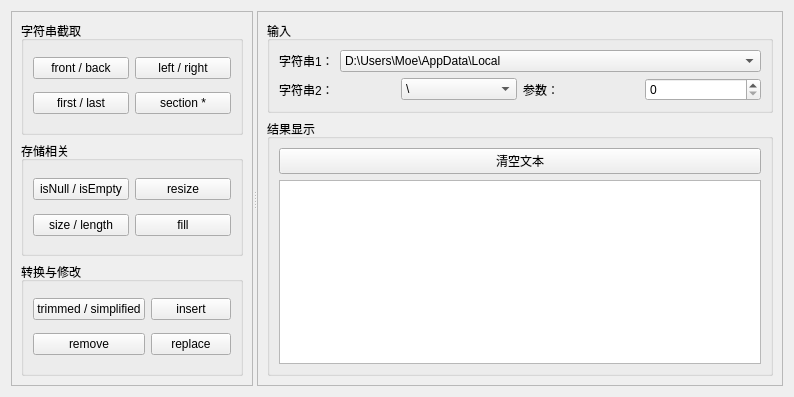
<?xml version="1.0" encoding="UTF-8"?>
<ui version="4.0">
 <class>Widget</class>
 <widget class="QWidget" name="Widget">
  <property name="geometry">
   <rect>
    <x>0</x>
    <y>0</y>
    <width>703</width>
    <height>397</height>
   </rect>
  </property>
  <property name="windowTitle">
   <string>QString特性Demo</string>
  </property>
  <layout class="QHBoxLayout" name="horizontalLayout">
   <item>
    <widget class="QSplitter" name="splitter">
     <property name="orientation">
      <enum>Qt::Orientation::Horizontal</enum>
     </property>
     <widget class="QFrame" name="frame">
      <property name="frameShape">
       <enum>QFrame::Shape::StyledPanel</enum>
      </property>
      <property name="frameShadow">
       <enum>QFrame::Shadow::Plain</enum>
      </property>
      <property name="lineWidth">
       <number>1</number>
      </property>
      <layout class="QVBoxLayout" name="verticalLayout_7">
       <item>
        <widget class="QGroupBox" name="groupBox">
         <property name="title">
          <string>字符串截取</string>
         </property>
         <layout class="QHBoxLayout" name="horizontalLayout_2">
          <item>
           <layout class="QVBoxLayout" name="verticalLayout">
            <item>
             <widget class="QPushButton" name="btnFrontBack">
              <property name="text">
               <string>front / back</string>
              </property>
             </widget>
            </item>
            <item>
             <widget class="QPushButton" name="btnFirstLast">
              <property name="text">
               <string>first / last</string>
              </property>
             </widget>
            </item>
           </layout>
          </item>
          <item>
           <layout class="QVBoxLayout" name="verticalLayout_2">
            <item>
             <widget class="QPushButton" name="btnLeftRight">
              <property name="text">
               <string>left / right</string>
              </property>
             </widget>
            </item>
            <item>
             <widget class="QPushButton" name="btnSection">
              <property name="text">
               <string>section *</string>
              </property>
             </widget>
            </item>
           </layout>
          </item>
         </layout>
        </widget>
       </item>
       <item>
        <widget class="QGroupBox" name="groupBox_2">
         <property name="title">
          <string>存储相关</string>
         </property>
         <layout class="QHBoxLayout" name="horizontalLayout_3">
          <item>
           <layout class="QVBoxLayout" name="verticalLayout_3">
            <item>
             <widget class="QPushButton" name="btnIsNullIsEmpty">
              <property name="text">
               <string>isNull / isEmpty</string>
              </property>
             </widget>
            </item>
            <item>
             <widget class="QPushButton" name="btnSizeLength">
              <property name="text">
               <string>size / length</string>
              </property>
             </widget>
            </item>
           </layout>
          </item>
          <item>
           <layout class="QVBoxLayout" name="verticalLayout_4">
            <item>
             <widget class="QPushButton" name="btnSize">
              <property name="text">
               <string>resize</string>
              </property>
             </widget>
            </item>
            <item>
             <widget class="QPushButton" name="btnFill">
              <property name="text">
               <string>fill</string>
              </property>
             </widget>
            </item>
           </layout>
          </item>
         </layout>
        </widget>
       </item>
       <item>
        <widget class="QGroupBox" name="groupBox_3">
         <property name="title">
          <string>转换与修改</string>
         </property>
         <layout class="QHBoxLayout" name="horizontalLayout_4">
          <item>
           <layout class="QVBoxLayout" name="verticalLayout_5">
            <item>
             <widget class="QPushButton" name="btnTrimmed">
              <property name="text">
               <string>trimmed / simplified</string>
              </property>
             </widget>
            </item>
            <item>
             <widget class="QPushButton" name="btnRemove">
              <property name="text">
               <string>remove</string>
              </property>
             </widget>
            </item>
           </layout>
          </item>
          <item>
           <layout class="QVBoxLayout" name="verticalLayout_6">
            <item>
             <widget class="QPushButton" name="btnInsert">
              <property name="text">
               <string>insert</string>
              </property>
             </widget>
            </item>
            <item>
             <widget class="QPushButton" name="btnReplace">
              <property name="text">
               <string>replace</string>
              </property>
             </widget>
            </item>
           </layout>
          </item>
         </layout>
        </widget>
       </item>
      </layout>
     </widget>
     <widget class="QFrame" name="frame_2">
      <property name="frameShape">
       <enum>QFrame::Shape::StyledPanel</enum>
      </property>
      <property name="frameShadow">
       <enum>QFrame::Shadow::Plain</enum>
      </property>
      <property name="lineWidth">
       <number>1</number>
      </property>
      <layout class="QHBoxLayout" name="horizontalLayout_8">
       <item>
        <layout class="QVBoxLayout" name="verticalLayout_11">
         <item>
          <widget class="QGroupBox" name="groupBox_4">
           <property name="title">
            <string>输入</string>
           </property>
           <layout class="QVBoxLayout" name="verticalLayout_8">
            <item>
             <layout class="QHBoxLayout" name="horizontalLayout_6" stretch="1,4">
              <item>
               <widget class="QLabel" name="label">
                <property name="minimumSize">
                 <size>
                  <width>0</width>
                  <height>0</height>
                 </size>
                </property>
                <property name="text">
                 <string>字符串1：</string>
                </property>
               </widget>
              </item>
              <item>
               <widget class="QComboBox" name="comboBoxStr1">
                <property name="minimumSize">
                 <size>
                  <width>0</width>
                  <height>0</height>
                 </size>
                </property>
                <property name="layoutDirection">
                 <enum>Qt::LayoutDirection::LeftToRight</enum>
                </property>
                <item>
                 <property name="text">
                  <string>D:\Users\Moe\AppData\Local</string>
                 </property>
                </item>
                <item>
                 <property name="text">
                  <string>G:\Qt6Book\QtSamples</string>
                 </property>
                </item>
                <item>
                 <property name="text">
                  <string>D:\Users\Moe\AppData\Local\Programs\ApiPost7\ffmpeg.dll</string>
                 </property>
                </item>
                <item>
                 <property name="text">
                  <string>Replaced str1.first(N+1) with str1.left(N+1) to get the first part of the string</string>
                 </property>
                </item>
               </widget>
              </item>
             </layout>
            </item>
            <item>
             <layout class="QHBoxLayout" name="horizontalLayout_5">
              <item>
               <widget class="QLabel" name="label_2">
                <property name="text">
                 <string>字符串2：</string>
                </property>
               </widget>
              </item>
              <item>
               <widget class="QComboBox" name="comboBoxStr2">
                <property name="minimumSize">
                 <size>
                  <width>100</width>
                  <height>0</height>
                 </size>
                </property>
                <item>
                 <property name="text">
                  <string>\</string>
                 </property>
                </item>
                <item>
                 <property name="text">
                  <string>Qt</string>
                 </property>
                </item>
               </widget>
              </item>
              <item>
               <widget class="QLabel" name="label_3">
                <property name="text">
                 <string>参数：</string>
                </property>
               </widget>
              </item>
              <item>
               <widget class="QSpinBox" name="spinBox"/>
              </item>
             </layout>
            </item>
           </layout>
          </widget>
         </item>
         <item>
          <widget class="QGroupBox" name="groupBox_5">
           <property name="title">
            <string>结果显示</string>
           </property>
           <layout class="QHBoxLayout" name="horizontalLayout_7">
            <item>
             <layout class="QVBoxLayout" name="verticalLayout_9">
              <item>
               <widget class="QPushButton" name="btnClear">
                <property name="text">
                 <string>清空文本</string>
                </property>
               </widget>
              </item>
              <item>
               <widget class="QPlainTextEdit" name="plainTextEdit"/>
              </item>
             </layout>
            </item>
           </layout>
          </widget>
         </item>
        </layout>
       </item>
      </layout>
     </widget>
    </widget>
   </item>
  </layout>
 </widget>
 <resources/>
 <connections/>
</ui>
